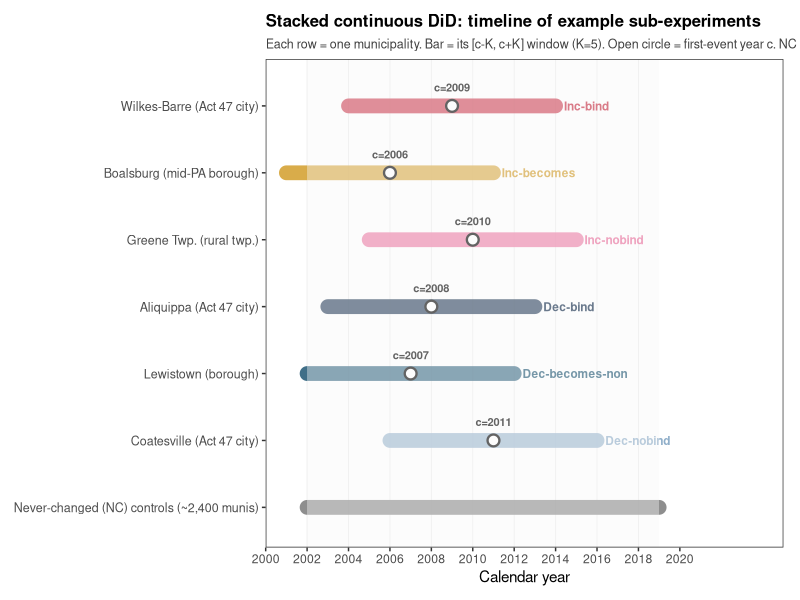

R code for this plot:
# build_design_timeline_figure.R
# Stylized timeline visual of the stacked continuous DiD design.
# Shows 6 example treated municipalities (one per binding-state cell),
# each plotted at its event year c with a [c-K, c+K]=[c-5, c+5] window,
# alongside the never-changed (NC) control band that spans 2002-2019.
#
# Output: figures/design_timeline.png

suppressMessages({
  library(data.table)
  library(ggplot2)
})

project_dir <- "/Users/matthewhockert/Desktop/Personal Info/local_income_tax_migration"
fig_dir <- file.path(project_dir, "figures")
dir.create(fig_dir, showWarnings = FALSE)

PAPER_RED    <- "#C5283D"
PAPER_BLUE   <- "#1F5673"
PAPER_GOLD   <- "#D29D2B"
PAPER_GREY   <- "#7A7A7A"
PAPER_PURPLE <- "#7B2CBF"
PAPER_PINK   <- "#E96A99"
PAPER_NAVY   <- "#0B2545"

K <- 5L

# Stylized example municipalities, one per cell.  Names are illustrative;
# binding-state labels follow the institutional rule.
ex <- data.table(
  rank   = 6:1,
  name   = c("Wilkes-Barre (Act 47 city)",
              "Boalsburg (mid-PA borough)",
              "Greene Twp. (rural twp.)",
              "Aliquippa (Act 47 city)",
              "Lewistown (borough)",
              "Coatesville (Act 47 city)"),
  cell   = c("Inc-bind", "Inc-becomes", "Inc-nobind",
              "Dec-bind", "Dec-becomes-non", "Dec-nobind"),
  cohort = c(2009L, 2006L, 2010L, 2008L, 2007L, 2011L)
)
ex[, lower := cohort - K]
ex[, upper := cohort + K]
ex[, cell  := factor(cell, levels = c("Inc-bind","Inc-becomes","Inc-nobind",
                                        "Dec-bind","Dec-becomes-non","Dec-nobind"))]

# NC band: stretches the full panel, plotted at y = 0 (below the treated rows)
nc_band <- data.table(rank = 0, lower = 2002L, upper = 2019L,
                       cell = "NC", name = "Never-changed (NC) controls (~2,400 munis)")

# Stack for ggplot
plot_dt <- rbindlist(list(ex, nc_band), fill = TRUE)
plot_dt[, name := factor(name, levels = c(nc_band$name, rev(ex$name)))]

cell_colors <- c(
  "Inc-bind"        = PAPER_RED,
  "Inc-becomes"     = PAPER_GOLD,
  "Inc-nobind"      = PAPER_PINK,
  "Dec-bind"        = PAPER_NAVY,
  "Dec-becomes-non" = PAPER_BLUE,
  "Dec-nobind"      = "#8FAEC9",
  "NC"              = PAPER_GREY
)

p <- ggplot(plot_dt, aes(y = name, color = cell, fill = cell)) +
  # year gridlines
  geom_vline(xintercept = seq(2002, 2019, by = 2),
              color = "grey92", linewidth = 0.3) +
  # window: [c-K, c+K]
  geom_segment(aes(x = lower, xend = upper, yend = name),
                linewidth = 5, lineend = "round", alpha = 0.85) +
  # event year c marker (treated only)
  geom_point(data = ex, aes(x = cohort), shape = 21,
              color = "black", fill = "white", size = 3.2, stroke = 1.2) +
  # Labels at the event year
  geom_text(data = ex,
             aes(x = cohort, label = paste0("c=", cohort)),
             vjust = -1.8, size = 2.8, color = "black", fontface = "bold") +
  # Cell legend on the right side
  geom_text(data = ex,
             aes(x = upper + 0.4, label = cell, color = cell),
             hjust = 0, size = 3, fontface = "bold") +
  scale_color_manual(values = cell_colors, guide = "none") +
  scale_fill_manual(values = cell_colors, guide = "none") +
  scale_x_continuous(breaks = seq(2000, 2020, by = 2),
                      limits = c(2000, 2025),
                      expand = c(0, 0)) +
  # Shade panel-coverage window 2002-2019
  annotate("rect", xmin = 2002, xmax = 2019, ymin = -Inf, ymax = Inf,
            fill = "grey97", alpha = 0.4) +
  annotate("text", x = 2002, y = 7.7, label = "panel start (2002)",
            angle = 90, hjust = 0, vjust = -0.4, size = 2.5, color = "grey45") +
  annotate("text", x = 2019, y = 7.7, label = "panel end (2019)",
            angle = 90, hjust = 0, vjust = 1.2, size = 2.5, color = "grey45") +
  labs(title = "Stacked continuous DiD: timeline of example sub-experiments",
        subtitle = paste0(
          "Each row = one municipality. Bar = its [c-K, c+K] window ",
          "(K=5). Open circle = first-event year c. ",
          "NC band: every never-changed municipality contributes ",
          "observations to every cohort's sub-experiment."),
        x = "Calendar year",
        y = NULL) +
  theme_bw(base_size = 11) +
  theme(
    panel.grid.major.y = element_blank(),
    panel.grid.minor   = element_blank(),
    panel.grid.major.x = element_blank(),
    axis.text.y        = element_text(size = 9),
    plot.title         = element_text(face = "bold", size = 12),
    plot.subtitle      = element_text(size = 9, color = "grey25"),
    plot.margin        = margin(10, 12, 10, 10)
  )

ggsave(file.path(fig_dir, "design_timeline.png"),
        p, width = 12, height = 5.5, dpi = 300)
cat("Saved figures/design_timeline.png\n")
